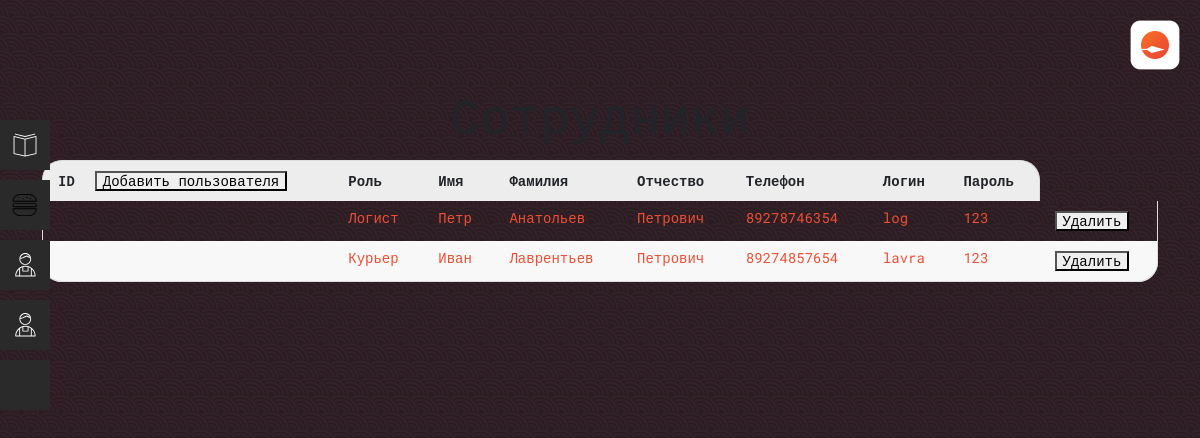
/admin/edit_employees.php (signed in), run on the app's committed database.
### tables this page shows
CREATE TABLE `employees` (
  `id_employee` int NOT NULL,
  `id_role` int NOT NULL,
  `phone` varchar(150) NOT NULL,
  `surname` varchar(150) NOT NULL,
  `name` varchar(150) NOT NULL,
  `patronymic` varchar(150) NOT NULL,
  `login` varchar(150) NOT NULL,
  `password` varchar(150) NOT NULL,
  `status_empl` int NOT NULL
);

CREATE TABLE `role` (
  `id_role` int NOT NULL,
  `name_role` varchar(150) NOT NULL
);

### admin/edit_employees.php (the view, shortened to what this page needs)
<div class="menu_adm">
    <?php
        include("header.php");
        include("../connect.php");
        $user_query = "select * from employees inner join role where employees.id_role = role.id_role and employees.id_role != 2";
        $user_result = mysqli_query($con, $user_query);
    ?>
    <div class="container">
        <h1>Сотрудники</h1>
        <div style="display: flex; justify-content: space-evenly;">
        <table class="table">
            <thead>
           <tr>
               <th>ID<a href="add_employee.php" style="margin-left: 20px;"><button>Добавить пользователя</button></a></th>
               <th>Роль</th>
               <th>Имя</th>
               <th>Фамилия</th>
               <th>Отчество</th>
               <th>Телефон</th>
               <th>Логин</th>
               <th>Пароль</th>
           </tr>
           </thead>
           <tbody>
           <?php while($user = mysqli_fetch_array($user_result)){
                ?>
           <tr>
               <td><?=$user['id_client'];?></td>
               <td><?=$user['name_role'];?></td>
               <td><?=$user['name'];?></td>
               <td><?=$user['surname'];?></td>
               <td><?=$user['patronymic'];?></td>
               <td><?=$user['phone'];?></td>
               <td><?=$user['login'];?></td>
               <td><?=$user['password'];?></td>
               <td><a href="?del=<?=$user['id_employee'];?>"><button>Удалить</button></a></td>
           </tr>
            <?php
            }
            ?>
             </tbody>
        </table>
        </div>
    </div>
</div>

### style.css (style rules this page uses)
html, body, div, span, applet, object, iframe, h1, h2, h3, h4, h5, h6, p, blockquote, pre, a, abbr, acronym, address, big, cite, code, del, dfn, em, img, ins, kbd, q, s, samp, small, strike, strong, sub, sup, tt, var, b, u, i, center, dl, dt, dd, ol, ul, li, fieldset, form, label, legend, table, caption, tbody, tfoot, thead, tr, th, td, article, aside, canvas, details, embed, figure, figcaption, footer, header, hgroup, menu, nav, output, ruby, section, summary, time, mark, audio, video { margin: 0; padding: 0; border: 0; font-size: 100%; font: inherit; vertical-align: baseline; }
html { height: 100%; }
body { height: 100%; line-height: 1; font-family: 'Roboto Mono', monospace; background: url('/img/BG.png'); }
table { border-collapse: collapse; border-spacing: 0; }
h1 { font-size: 50px; text-align: center; }
.menu_adm { background-size: cover; background-attachment: fixed; min-height: 100%; }
td { color: #ec4f33; }
.table { margin-top: 20px; width: 100%; border: none; margin-bottom: 20px; border-collapse: separate; }
.table thead th { font-weight: bold; text-align: left; border: none; padding: 10px 15px; background: #EDEDED; font-size: 14px; border-top: 1px solid #ddd; }
.table tr th:first-child, .table tr td:first-child { border-left: 1px solid #ddd; }
.table tr th:last-child, .table tr td:last-child { border-right: 1px solid #ddd; }
.table thead tr th:first-child { border-radius: 20px 0 0 0; }
.table thead tr th:last-child { border-radius: 0 20px 0 0; }
.table tbody td { text-align: left; border: none; padding: 10px 15px; font-size: 14px; vertical-align: top; }
.table tbody tr:nth-child(even) { background: #F8F8F8; }
.table tbody tr:last-child td { border-bottom: 1px solid #ddd; }
.table tbody tr:last-child td:first-child { border-radius: 0 0 0 20px; }
.table tbody tr:last-child td:last-child { border-radius: 0 0 20px 0; }

### data on the page
employees: id_role.name_role "Логист", name "Петр", surname "Анатольев", patronymic "Петрович", phone "89278746354", login "log", password "123"
employees: id_role.name_role "Курьер", name "Иван", surname "Лаврентьев", patronymic "Петрович", phone "89274857654", login "lavra", password "123"
